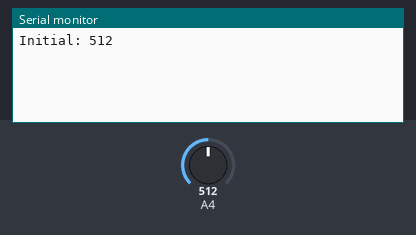
Recording of a sketch running on a simulated Arduino Uno, built with avr-gcc and run on an emulated ATmega328P. Parts: the last lines printed to the serial monitor. The inputs (shaded band) are chosen by the test bench; at power-on: A4 = 512.

Above: at 2.2 s.
2.3 s: A4 set to 716
At 3.7 s:
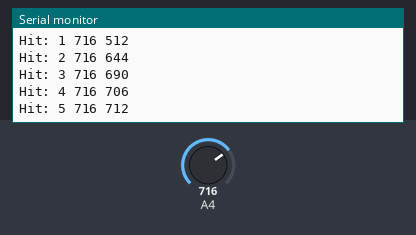
3.9 s: A4 set to 900
At 5.5 s:
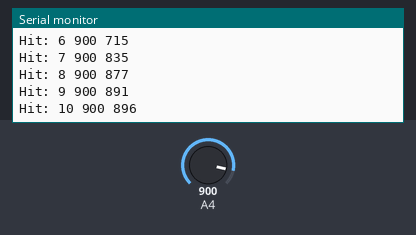

Measured:
- after the input at 2.3 s, the serial monitor: prints a new line at once (image 1)
- after the input at 3.9 s, the serial monitor: prints a new line at once (image 2)

The sketch:

ar_lightning.ino
```cpp
//ar_lightning - Lightning detector
// based on
// https://github.com/klauscam/Arduino-Lightning-Detector/


#define FASTADC 1
#define DELTIME 150
#define SENSITIVITY 0.3
#define POSOFFSET 2
#define NEGOFFSET 2


// defines for setting and clearing register bits
#ifndef cbi
#define cbi(sfr, bit) (_SFR_BYTE(sfr) &= ~_BV(bit))
#endif
#ifndef sbi
#define sbi(sfr, bit) (_SFR_BYTE(sfr) |= _BV(bit))
#endif


int reading; // storing readings
int count; // count lighnings
int initial; // initial value

void setup() {
#if FASTADC
 // set prescale to 16
 sbi(ADCSRA,ADPS2) ;
 cbi(ADCSRA,ADPS1) ;
 cbi(ADCSRA,ADPS0) ;
#endif
  // put your setup code here, to run once:
  Serial.begin(115200);
  pinMode(A4,INPUT);

  count=0;

      initial = (analogRead(A4)); // throw it away, it's garbage
      delay(1000); // wait for it to clarify

  initial = (analogRead(A4));
Serial.println("Initial: "+ String(initial));

}


void loop() {
  // put your main code here, to run repeatedly:
  reading = (analogRead(A4));
  if(reading > initial + POSOFFSET || reading < initial -  NEGOFFSET ) {
    count++;
    Serial.println("Hit: "+ String(count) + " " + String(reading) + " " + String(initial));
    delay(DELTIME);
  }
      initial = ((float)(initial)*(1.0-SENSITIVITY) + (float)(reading)*(1.0 + SENSITIVITY )) /2; // basically a low-pass filter

}
```
